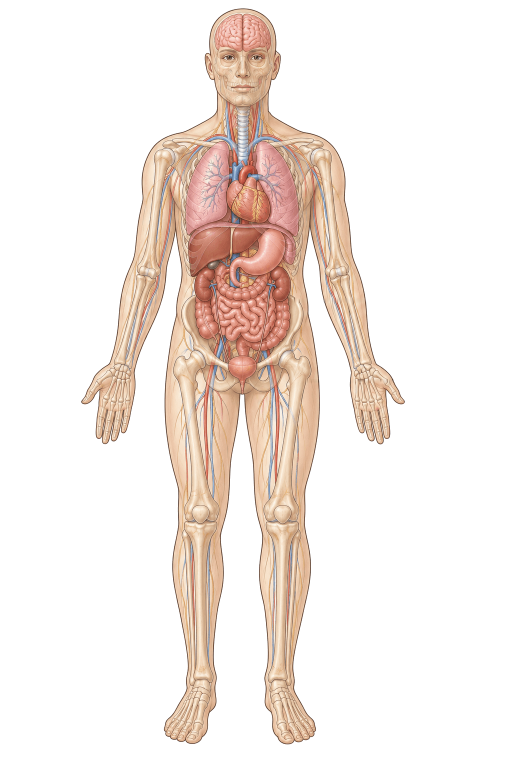
#> input picture anatomi/kroppen/clean.png, 1024 x 1536 px (shown at 1/2 size)
$ python skin.py   (older library calls are emulated)
#> lines starting #> are read from the running program, lines starting #| are printed output that depends on the picture; after the words box and inside, x2 and y2 are one past the last pixel; in counts of white or black regions, pixels touching at a corner belong together
"""Repaint the body-parts figure as plain skin (no organs, bones or vessels).

Reads clean.png (label-free, same pose and pixel coordinates as source.png) and
writes skin.png. The silhouette and pose are unchanged, so the anchor points in
poster.html stay valid.

1. Silhouette: everything not connected to the white border background,
   smoothed at 4x so the contour is not jagged.
2. Skin: one skin tone, shaded like a cylinder across each limb (distance to the
   edge / local half-width) and lit slightly from the upper left.
3. Face and ears: eyes, brows, nose, lips and ear folds are carried over from the
   original as a soft-thresholded high-pass inside small feature masks, so the
   strong strokes survive and the faint skull lines do not.
4. Fingers and toes: the dark skin-outline strokes that separate them are copied
   from the original (only in the finger/toe zones, small specks dropped).
5. Surface lines: a few soft strokes (collarbones, chest, navel, groin, knees,
   elbows, ankles) drawn in source pixel coordinates.
6. Outline: a warm brown contour along the silhouette.

Run: python3 anatomi/kroppen/skin.py
"""
import os
import cv2
import numpy as np

HERE = os.path.dirname(os.path.abspath(__file__))
src = cv2.imread(os.path.join(HERE, 'clean.png'), cv2.IMREAD_COLOR).astype(np.float32)
H, W = src.shape[:2]
#> H = 1536; W = 1024
MID = 485  # the figure's midline (x)
gray = cv2.cvtColor(src.astype(np.uint8), cv2.COLOR_BGR2GRAY).astype(np.float32)

# ---------------------------------------------------------------- silhouette
near_white = (src.min(axis=2) >= 244).astype(np.uint8)
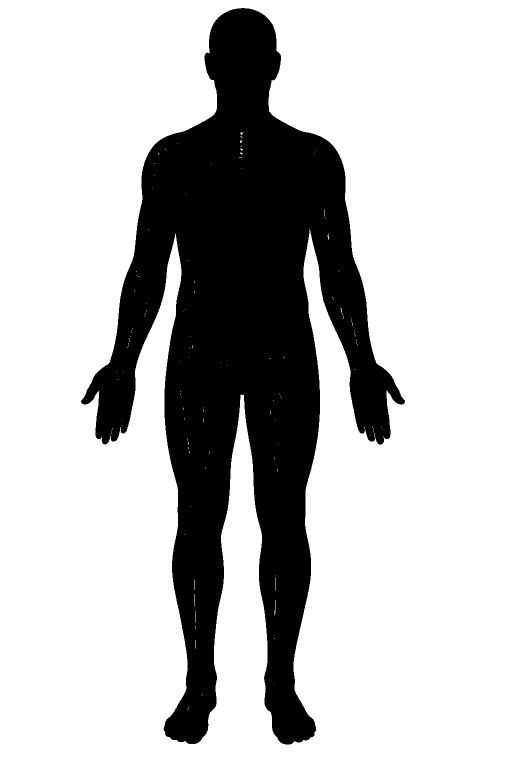
#> near_white: shape (1536, 1024) (shown at 1/2 size); values 0 (black) and 1 (white), 75.1% white; 2 black regions (1 under 20 px), largest, box (x1, y1, x2, y2) and area: (162, 16, 810, 1489) 392274
ff = near_white.copy()
flood = np.zeros((H + 2, W + 2), np.uint8)
for x in range(0, W, 4):
    for y in (0, H - 1):
        if ff[y, x] == 1:
            cv2.floodFill(ff, flood, (x, y), 2)
for y in range(0, H, 4):
    for x in (0, W - 1):
        if ff[y, x] == 1:
            cv2.floodFill(ff, flood, (x, y), 2)
body = (ff != 2).astype(np.uint8)
#> body: shape (1536, 1024); values 0 (black) and 1 (white), 25% white; 1 white region, box (x1, y1, x2, y2) and area: (162, 16, 810, 1489) 392844
n, lab, stats, _ = cv2.connectedComponentsWithStats(body, 8)
#> n = 2; stats = [[0, 0, 1024, 1536, 1180020], [162, 16, 648, 1473, 392844]]
body = np.isin(lab, [i for i in range(1, n) if stats[i, cv2.CC_STAT_AREA] > 400]).astype(np.uint8)

# smooth the contour at 4x, then derive alpha and the outline band from it
S = 4
big = cv2.resize(body.astype(np.float32), (W * S, H * S), interpolation=cv2.INTER_LINEAR)
big = cv2.GaussianBlur(big, (0, 0), 3.0)
bigm = (big > 0.5).astype(np.uint8)
#> bigm: shape (6144, 4096); values 0 (black) and 1 (white), 25% white; 1 white region, box (x1, y1, x2, y2) and area: (648, 64, 3240, 5956) 6285721
din = cv2.distanceTransform(bigm, cv2.DIST_L2, 5) / S  # inside distance, source px
alpha = cv2.resize(bigm.astype(np.float32), (W, H), interpolation=cv2.INTER_AREA)
line_w = 1.6
edge_big = np.clip((line_w - din) / 0.6 + 0.5, 0, 1) * bigm
edge = cv2.resize(edge_big.astype(np.float32), (W, H), interpolation=cv2.INTER_AREA)
body = (alpha > 0.5).astype(np.uint8)
#> body: shape (1536, 1024); values 0 (black) and 1 (white), 25% white; 1 white region, box (x1, y1, x2, y2) and area: (162, 16, 810, 1489) 392867

# ---------------------------------------------------------------- shading
dist = cv2.distanceTransform(body, cv2.DIST_L2, 5)
halfw = cv2.dilate(dist, cv2.getStructuringElement(cv2.MORPH_ELLIPSE, (61, 61)))
halfw = cv2.GaussianBlur(halfw, (0, 0), 10)
halfw = np.clip(halfw, 4, 70)  # wide torso: shade only the flanks
t = np.clip(dist / halfw, 0, 1)
cyl = np.sqrt(1 - (1 - t) ** 2)  # 0 at the edge, 1 on the ridge

sm = cv2.GaussianBlur(dist, (0, 0), 3)
gx = cv2.Sobel(sm, cv2.CV_32F, 1, 0, ksize=5)
gy = cv2.Sobel(sm, cv2.CV_32F, 0, 1, ksize=5)
mag = np.sqrt(gx ** 2 + gy ** 2) + 1e-3
facing = (gx * -0.6 + gy * -0.8) / mag  # > 0: the nearest edge is up-left (lit side)
side = np.clip(facing, -1, 1) * (1 - t) * 0.07
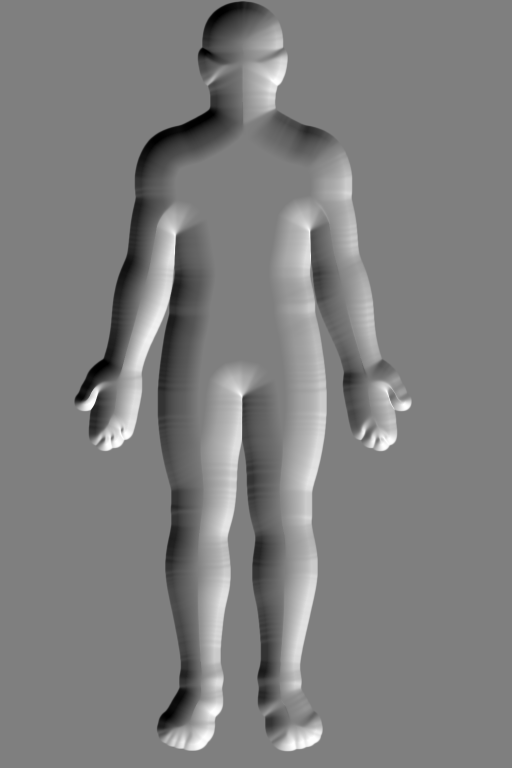
#> side: shape (1536, 1024) float32 (shown at 1/2 size); min -0.07, max 0.07, mean 6.82e-06; drawn with min black and max white

shade = 0.80 + 0.20 * cyl + side
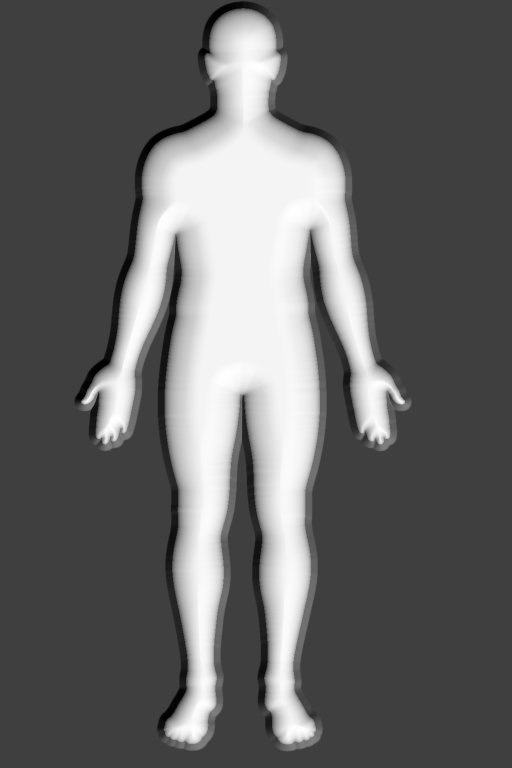
#> shade: shape (1536, 1024) float32 (shown at 1/2 size); min 0.73, max 1.01, mean 0.842; drawn with min black and max white
base = np.array([168, 196, 232], np.float32)  # BGR, warm light skin
skin = base[None, None, :] * shade[..., None]
skin += np.array([-10, -6, 4], np.float32)[None, None, :] * (1 - cyl)[..., None]


def soft_mask(ellipses, blur):
    m = np.zeros((H, W), np.float32)
    for (cx, cy, rx, ry) in ellipses:
        cv2.ellipse(m, (cx, cy), (rx, ry), 0, 0, 360, 1, -1)
    return cv2.GaussianBlur(m, (0, 0), blur)


# ---------------------------------------------------------------- face, ears
# Multiplicative detail transfer: ratio of each pixel to its local average, in
# log space, soft-thresholded so faint skull lines vanish and the strong eye,
# nose, lip and ear strokes remain. No colour patch is pasted, so no seams.
lum = gray + 1.0
logr = np.log(lum / cv2.GaussianBlur(lum, (0, 0), 3.5))
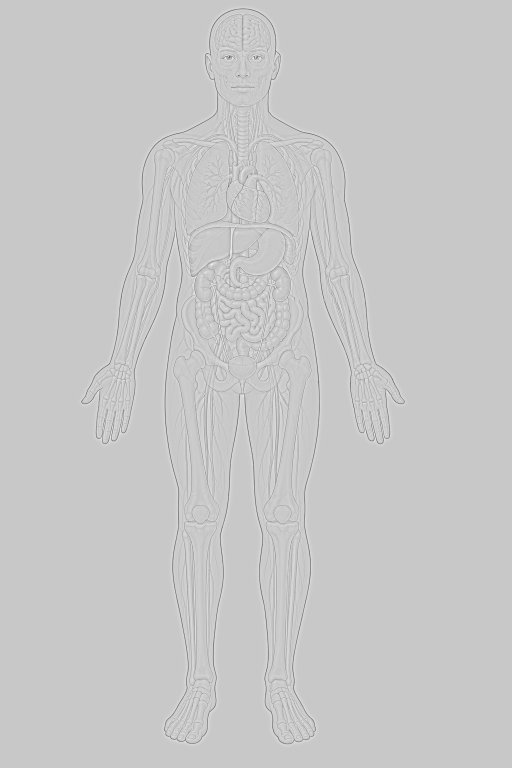
#> logr: shape (1536, 1024) float32 (shown at 1/2 size); min -2.37, max 0.641, mean -0.0055; drawn with min black and max white
detail = np.sign(logr) * np.maximum(np.abs(logr) - 0.07, 0)
features = soft_mask([
    (459, 113, 11, 6), (502, 113, 10, 6),     # eyes (not brows: drawn below)
    (484, 146, 11, 9),                        # nose tip and nostrils
    (484, 174, 18, 5),                        # lips (the line between them)
    (422, 130, 6, 22), (556, 130, 6, 22),     # ears
], 2)
#> after the loop in soft_mask, `for (cx, cy, rx, ry) in ellipses:`: m: shape (1536, 1024) float32; values 0 (black) and 1 (white), 0.13% white; 6 white regions, box (x1, y1, x2, y2) and area: (416, 108, 429, 153) 469, (550, 108, 563, 153) 469, (473, 137, 496, 156) 335, (466, 169, 503, 180) 333, (448, 107, 471, 120) 233, (492, 107, 513, 120) 217
EYE_MID = 961  # eyes at x 459 and 502 -> mirror axis x = 480.5
flip_detail = detail[:, ::-1]
flip_detail = np.roll(flip_detail, EYE_MID - (W - 1), axis=1)  # x -> 961 - x
flip_src = np.roll(src[:, ::-1], EYE_MID - (W - 1), axis=1)
left_eye = soft_mask([(502, 113, 13, 8)], 1.5)
#> call 2 of soft_mask, with blur = 1.5
#> after the loop in soft_mask (call 2), `for (cx, cy, rx, ry) in ellipses:`:
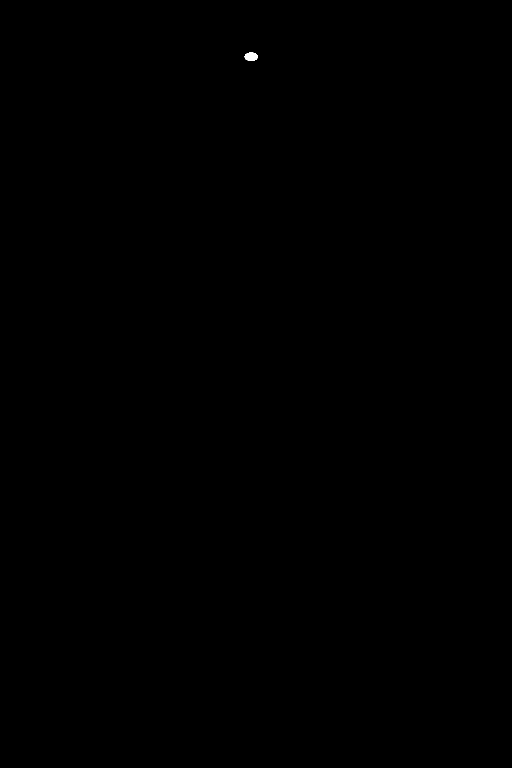
#> m: shape (1536, 1024) float32 (shown at 1/2 size); values 0 (black) and 1 (white), 0.02% white; 1 white region, box (x1, y1, x2, y2) and area: (489, 105, 516, 122) 359
detail = detail * (1 - left_eye) + flip_detail * left_eye
src_eyes = src * (1 - left_eye[..., None]) + flip_src * left_eye[..., None]
skin *= np.exp(detail * 1.2 * features)[..., None]
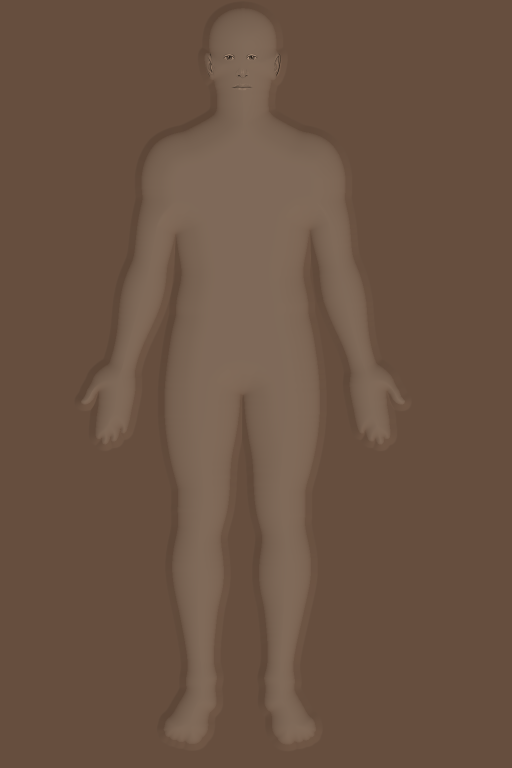
#> skin: shape (1536, 1024, 3) float32 (shown at 1/2 size); mean of channels 0, 1, 2 135.1, 158, 199.6; drawn with min black and max white
# iris and lip colour, lightly
colour = soft_mask([(459, 113, 4, 4), (502, 113, 4, 4)], 1.2)
#> after the loop in soft_mask (call 3), `for (cx, cy, rx, ry) in ellipses:`: m: shape (1536, 1024) float32; values 0 (black) and 1 (white), 0.01% white; 2 white regions, box (x1, y1, x2, y2) and area: (455, 109, 464, 118) 57, (498, 109, 507, 118) 57
skin = skin * (1 - colour[..., None] * 0.5) + src_eyes * (colour[..., None] * 0.5)
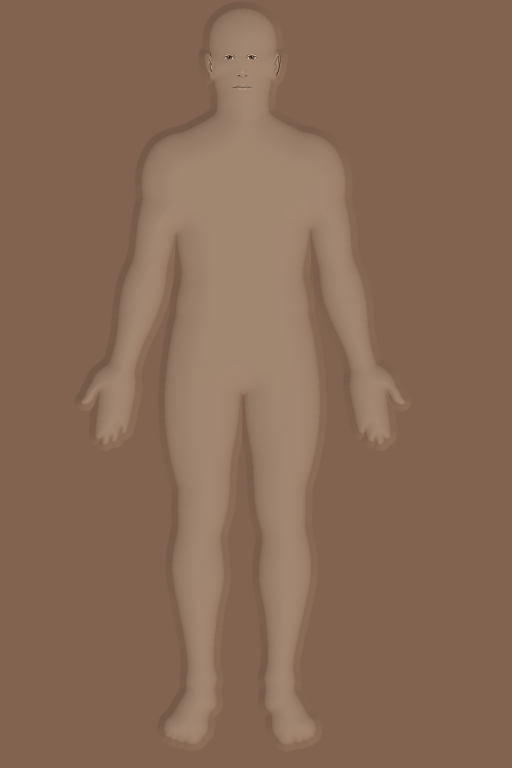
#> skin: shape (1536, 1024, 3) float32 (shown at 1/2 size); mean of channels 0, 1, 2 135.1, 158, 199.6; drawn with min black and max white
lips = soft_mask([(484, 175, 15, 5)], 2.0)
#> after the loop in soft_mask (call 4), `for (cx, cy, rx, ry) in ellipses:`: m: shape (1536, 1024) float32; values 0 (black) and 1 (white), 0.02% white; 1 white region, box (x1, y1, x2, y2) and area: (469, 170, 500, 181) 275
skin = skin * (1 - lips[..., None] * 0.18) + np.array([120, 130, 200], np.float32) * (lips[..., None] * 0.18)

# ---------------------------------------------------------------- fingers, toes
zones = np.zeros((H, W), np.uint8)
zones[800:900, 150:360] = 1     # fingers, figure's right hand
zones[800:900, 620:850] = 1     # fingers, figure's left hand
zones[1438:1500, 340:690] = 1   # toes
core = ((gray < 150) & (zones > 0)).astype(np.uint8)
n, lab, stats, _ = cv2.connectedComponentsWithStats(core, 8)
#> n = 130; stats = 130 rows, first 6: [0, 0, 1024, 1536, 1569672], [163, 800, 21, 8, 41], [168, 801, 1, 1, 1], [192, 800, 75, 88, 797], [214, 800, 2, 1, 2], [223, 800, 11, 5, 14]
core = np.isin(lab, [i for i in range(1, n) if stats[i, cv2.CC_STAT_AREA] >= 25]).astype(np.uint8)
region = cv2.dilate(core, cv2.getStructuringElement(cv2.MORPH_ELLIPSE, (5, 5)))
# continuous (anti-aliased) darkness of the original strokes, so lines stay unbroken
dark = np.clip((185 - gray) / 60, 0, 1) * region * (dist > 2.5)
dark = cv2.GaussianBlur(dark, (0, 0), 0.5) * 0.8

# ---------------------------------------------------------------- form shadows
shadow = np.zeros((H, W), np.float32)


def shade_stroke(pts, w, a, mirror=True):
#> called with w = 10, a = 0.7, mirror = True
    for p in ([pts, [(2 * MID - x, y) for x, y in pts]] if mirror else [pts]):
        layer = np.zeros((H, W), np.float32)
        cv2.polylines(layer, [np.array(p, np.int32)], False, a, w, cv2.LINE_AA)
        np.maximum(shadow, layer, out=shadow)


shade_stroke([(452, 214), (468, 224), (485, 228)], 10, 0.7)                 # under the jaw
shade_stroke([(400, 392), (422, 406), (450, 410), (474, 400)], 10, 0.55)    # under the chest
shade_stroke([(475, 276), (440, 274), (405, 278)], 6, 0.35)                 # below the collarbone
shade_stroke([(485, 420), (485, 590)], 6, 0.25, mirror=False)               # abdomen midline
shade_stroke([(392, 1050), (405, 1052), (418, 1050)], 10, 0.4)              # below the kneecap
shadow = cv2.GaussianBlur(shadow, (0, 0), 6) * (body > 0)
skin *= (1 - 0.16 * shadow)[..., None]

# ---------------------------------------------------------------- surface lines
ink = np.zeros((H, W), np.float32)


def stroke(pts, w=2, a=1.0, mirror=True):
#> called with w = 2, a = 0.5, mirror = True
    for p in ([pts, [(2 * MID - x, y) for x, y in pts]] if mirror else [pts]):
        layer = np.zeros((H, W), np.float32)
        cv2.polylines(layer, [np.array(p, np.int32)], False, a, w, cv2.LINE_AA)
        np.maximum(ink, layer, out=ink)


stroke([(474, 271), (452, 267), (422, 265), (394, 270)], 2, 0.5)           # collarbone
stroke([(477, 262), (485, 268)], 2, 0.4)                                   # sternal notch
stroke([(398, 384), (420, 398), (448, 402), (472, 392)], 2, 0.45)          # lower edge of chest
stroke([(410, 655), (432, 700), (458, 742), (474, 770)], 2, 0.4)           # groin line
stroke([(447, 101), (458, 97), (471, 100)], 3, 0.9, mirror=False)          # brows
stroke([(490, 100), (503, 97), (515, 101)], 3, 0.9, mirror=False)
cv2.ellipse(ink, (MID, 600), (3, 5), 0, 0, 360, 0.7, 2, cv2.LINE_AA)       # navel
for cx in (405, 563):                                                      # kneecap: lower edge only
    cv2.ellipse(ink, (cx, 1030), (15, 15), 0, 30, 150, 0.35, 2, cv2.LINE_AA)
for (cx, cy, a0, a1) in [(290, 540, 20, 120), (680, 540, 60, 160)]:        # elbow creases
    cv2.ellipse(ink, (cx, cy), (9, 6), 0, a0, a1, 0.4, 2, cv2.LINE_AA)
ink = cv2.GaussianBlur(ink, (0, 0), 1.0)

inkcol = np.array([95, 120, 165], np.float32)   # soft brown (BGR)
#> inkcol = [95, 120, 165]
skin = skin * (1 - ink[..., None] * 0.5) + inkcol * (ink[..., None] * 0.5)
outline = np.array([62, 88, 132], np.float32)   # darker brown (BGR)
#> outline = [62, 88, 132]
skin = skin * (1 - dark[..., None] * 0.8) + outline * (dark[..., None] * 0.8)
skin = skin * (1 - edge[..., None] * 0.9) + outline * (edge[..., None] * 0.9)

# ---------------------------------------------------------------- composite
out = 255 * (1 - alpha[..., None]) + skin * alpha[..., None]
cv2.imwrite(os.path.join(HERE, 'skin.png'), np.clip(out, 0, 255).astype(np.uint8))
print('wrote', os.path.join(HERE, 'skin.png'))
